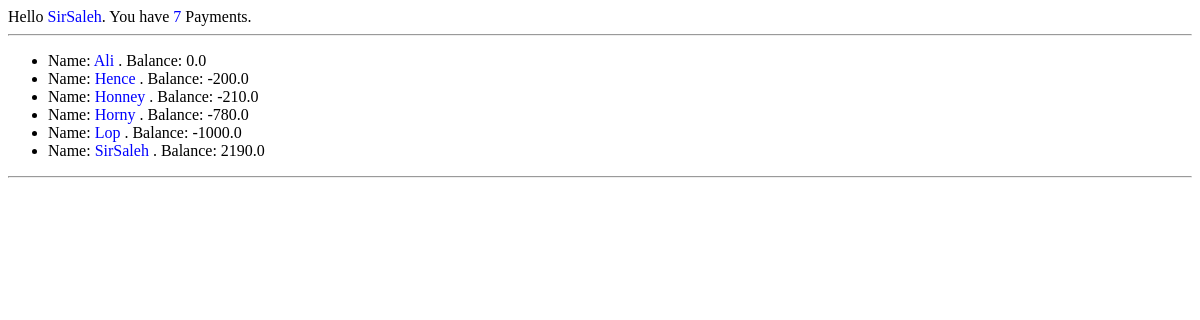
The page /dongycosts/balance/ (signed in) on the database as committed earlier.
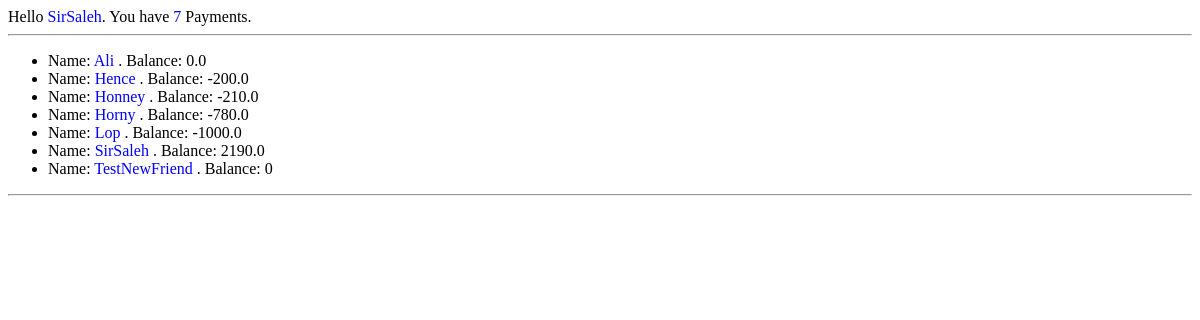
The same page on the database as committed later.
### dongycosts/models.py (models this page shows)
class friends (models.Model):
    Username = models.ForeignKey(User)
    FriendName = models.CharField(max_length=20)
    class Meta:
        unique_together = ('Username', 'FriendName',)

### dongycosts/views.py (the view)
@login_required
def show_balance(request):
    CurrentUser = request.user
    username = CurrentUser.get_username()
    userid = User.objects.get(username=username)
    userfriends = friends.objects.filter(Username=  userid)
    userfriendsnames = map(lambda x: x.FriendName,userfriends)
    UserBalances = {xx:0 for xx in userfriendsnames}
    UserBalances = Counter(UserBalances)
    UserCosts = costs.objects.filter(UserName=userid)
    NumberOfPayments = UserCosts.__len__()
    for usercost in UserCosts:
        FriendNames = usercost.FriendNames.split(",")
        FriendNumber = FriendNames.__len__()
        FriendShare = usercost.FriendShare
        CostAmount = usercost.CostAmount
        PayerName = usercost.PayerName
        if FriendShare == None:
            FriendShare = [CostAmount/FriendNumber]*FriendNumber
        else:
            FriendShare = map(lambda xx: float(xx) ,FriendShare.split(",") )
        FriendShare = [value*-1 for value in FriendShare]
        Current_cost_dic = dict(zip(FriendNames,FriendShare))
        UserBalances[PayerName] = UserBalances[PayerName] + CostAmount
        UserBalances.update(Counter(Current_cost_dic))
    Balance_Template = loader.get_template('balance.html')
    Balance_Context = {
        'UserName':username,
        'NumberOfPayments':NumberOfPayments,
        'UserBalances':dict(UserBalances),
    }
    return HttpResponse(Balance_Template.render(Balance_Context,request))

### dongycosts/templates/balance.html (shortened to what this page needs)
{% extends "base.html" %}
{% block contents %}
  Hello <span style="color:blue;"> {{ UserName }}</span>. You have
    {% if NumberOfPayments == 0 %}
        <span style="color:red;"> No </span>
    {% else %}
        <span style="color:blue;"> {{ NumberOfPayments }} </span>
    {% endif %}
    Payments.
    <hr>
    <ul>
    {% for UserBalancesName,UserBalancesVal in UserBalances.items %}
      <li> Name: <span style="color:blue;"> {{ UserBalancesName }} </span>. Balance:  {{ UserBalancesVal }}
      </li>
    {% endfor%}
    </ul>
    <hr>
{% endblock contents %}

Rows that differ between the two databases and show on the page:
added friends: UserBalances "TestNewFriend"
Other text that changed with them:
new list line: "Name: . Balance: 0"
